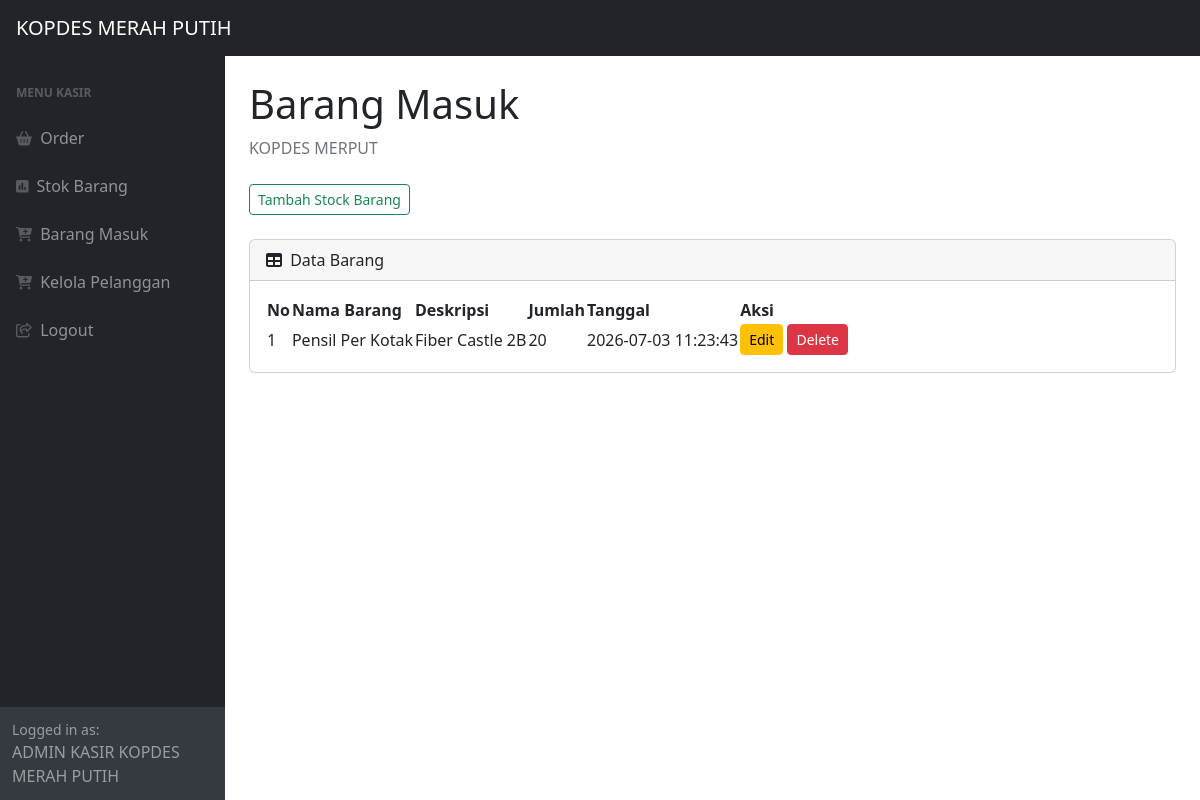
Page /masuk.php (signed in) on the committed database.
### tables this page shows
CREATE TABLE `masuk` (
  `id_masuk` int NOT NULL,
  `id_produk` int NOT NULL,
  `qty` int NOT NULL,
  `tanggal_masuk` timestamp NOT NULL DEFAULT CURRENT_TIMESTAMP
);

CREATE TABLE `produk` (
  `id_produk` int NOT NULL,
  `nama_produk` varchar(20) NOT NULL,
  `deskripsi` varchar(100) NOT NULL,
  `harga` int NOT NULL,
  `stock` int NOT NULL
);

### masuk.php (the view, shortened to what this page needs)
<?php
require 'ceklogin.php';
?>
<!DOCTYPE html>
<html lang="en">
    <head>
        <link href="https://cdn.jsdelivr.net/npm/simple-datatables@7.1.2/dist/style.min.css" rel="stylesheet" />
        <link href="css/styles.css" rel="stylesheet" />
    </head>
    <body class="sb-nav-fixed">
        <nav class="sb-topnav navbar navbar-expand navbar-dark bg-dark">
            <a class="navbar-brand ps-3" href="index.php">KOPDES MERAH PUTIH</a>
        </nav>
        <div id="layoutSidenav">
            <div id="layoutSidenav_nav">
                <nav class="sb-sidenav accordion sb-sidenav-dark" id="sidenavAccordion">
                    <div class="sb-sidenav-menu">
                        <div class="nav">
                            <div class="sb-sidenav-menu-heading">MENU KASIR</div>
                            <a class="nav-link" href="index.php">
                                <div class="sb-nav-link-icon"><i class="fas fa-shopping-basket"></i></div>
                                Order
                            </a>
                             <a class="nav-link" href="stock.php">
                                <div class="sb-nav-link-icon"><i class="fas fa-poll"></i></div>
                                Stok Barang
                            </a>
                             <a class="nav-link" href="masuk.php">
                                <div class="sb-nav-link-icon"><i class="fas fa-cart-plus"></i></div>
                                Barang Masuk
                            </a>
                            <a class="nav-link" href="pelanggan.php">
                                <div class="sb-nav-link-icon"><i class="fas fa-cart-plus"></i></div>
                                Kelola Pelanggan
                            </a>
                             <a class="nav-link" href="logout.php">
                                <div class="sb-nav-link-icon"><i class="far fa-share-square"></i></div>
                                Logout
                            </a>
                        </div>
                    </div>
                    <div class="sb-sidenav-footer">
                        <div class="small">Logged in as:</div>
                        ADMIN KASIR KOPDES MERAH PUTIH
                    </div>
                </nav>
            </div>
            <div id="layoutSidenav_content">
                <main>
                    <div class="container-fluid px-4">
                        <h1 class="mt-4"> Barang Masuk </h1>
                        <ol class="breadcrumb mb-4">
                            <li class="breadcrumb-item active">KOPDES MERPUT</li>
                        </ol>
                        <div class="row">
                            <div class="row">
                            <div class="col-xl-3 col-md-6 mb-4">
                                <button type="button" class="btn btn-outline-success btn-sm" data-bs-toggle="modal" data-bs-target="#myModal">Tambah Stock Barang </button>
                                </div>
                                </div>
                            </div>
                        <div class="card mb-4">
                            <div class="card-header">
                                <i class="fas fa-table me-1"></i>
                                Data Barang
                            </div>
                            <div class="card-body">
                                <table id="datatablesSimple">
                                    <thead>
                                        <tr>
                                            <th>No</th>
                                            <th>Nama Barang</th>
                                            <th>Deskripsi</th>
                                            <th>Jumlah</th>
                                            <th>Tanggal</th>
                                            <th>Aksi</th>
                                        </tr>
                                    </thead>
                                      <tbody>
                                        <?php
                                        $get  = mysqli_query($c,"select * from masuk m, produk p where m.id_produk=p.id_produk");
                                        $i = 1;
                                        while($p=mysqli_fetch_array($get)){
                                            $nama_produk = $p['nama_produk'];
                                            $deskripsi = $p['deskripsi'];
                                            $qty = $p['qty'];
                                            $tanggal = $p['tanggal_masuk'];
                                            $id_masuk = $p['id_masuk'];
                                        ?>
                                        <tr>
                                            <td><?=$i++?></td>
                                            <td><?=$nama_produk?></td>
                                            <td><?=$deskripsi?></td>
                                            <td><?=$qty?></td>
                                            <td><?=$tanggal?></td>
                                            <td>
                                                <button type="button" class="btn btn-warning btn-sm" data-bs-toggle="modal" data-bs-target="#edit<?=$id_masuk;?>">Edit</button>
                                                <button type="button" class="btn btn-danger btn-sm" data-bs-toggle="modal" data-bs-target="#delete<?=$id_masuk;?>">Delete</button>
                                            </td>
                                        </tr>
                                        <?php
                                        };
                                        ?>
                                    </tbody>
                                </table>
                            </div>
                        </div>
                    </div>
                </main>
            </div>
        </div>
    </body>
</html>

### rows in the picture
masuk: id_produk.nama_produk "Pensil Per Kotak", id_produk.deskripsi "Fiber Castle 2B", qty "20", tanggal_masuk "2026-07-03 11:23:43"
